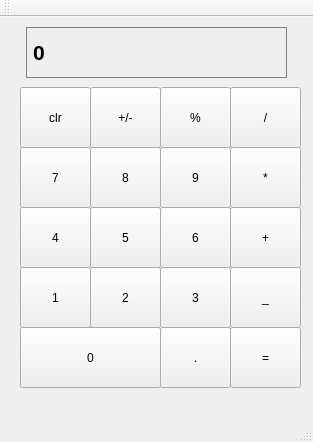
<?xml version="1.0" encoding="UTF-8"?>
<ui version="4.0">
 <class>MainWindow</class>
 <widget class="QMainWindow" name="MainWindow">
  <property name="geometry">
   <rect>
    <x>0</x>
    <y>0</y>
    <width>313</width>
    <height>442</height>
   </rect>
  </property>
  <property name="windowTitle">
   <string>MainWindow</string>
  </property>
  <widget class="QWidget" name="centralWidget">
   <widget class="QPushButton" name="pushButton_clr">
    <property name="geometry">
     <rect>
      <x>20</x>
      <y>70</y>
      <width>71</width>
      <height>61</height>
     </rect>
    </property>
    <property name="text">
     <string>clr</string>
    </property>
   </widget>
   <widget class="QPushButton" name="pushButton_modulus">
    <property name="geometry">
     <rect>
      <x>160</x>
      <y>70</y>
      <width>71</width>
      <height>61</height>
     </rect>
    </property>
    <property name="text">
     <string>%</string>
    </property>
   </widget>
   <widget class="QPushButton" name="pushButton_division">
    <property name="geometry">
     <rect>
      <x>230</x>
      <y>70</y>
      <width>71</width>
      <height>61</height>
     </rect>
    </property>
    <property name="text">
     <string>/</string>
    </property>
   </widget>
   <widget class="QPushButton" name="pushButton_eight">
    <property name="geometry">
     <rect>
      <x>90</x>
      <y>130</y>
      <width>71</width>
      <height>61</height>
     </rect>
    </property>
    <property name="styleSheet">
     <string notr="true">QPushbutton{
border:0px solid gray;
}
QPushButton:pressed
{
background-color: qlineargradient(x1: 0, y1: 0, x2: 0, y2: 1,
                                          stop:0 #dadbde,stop:1#f6f7fa  	);
}</string>
    </property>
    <property name="text">
     <string>8</string>
    </property>
   </widget>
   <widget class="QPushButton" name="pushButton_nine">
    <property name="geometry">
     <rect>
      <x>160</x>
      <y>130</y>
      <width>71</width>
      <height>61</height>
     </rect>
    </property>
    <property name="styleSheet">
     <string notr="true">QPushbutton{
border:0px solid gray;
}
QPushButton:pressed
{
background-color: qlineargradient(x1: 0, y1: 0, x2: 0, y2: 1,
                                          stop:0 #dadbde,stop:1#f6f7fa  	);
}</string>
    </property>
    <property name="text">
     <string>9</string>
    </property>
   </widget>
   <widget class="QPushButton" name="pushbutton_multiplication">
    <property name="geometry">
     <rect>
      <x>230</x>
      <y>130</y>
      <width>71</width>
      <height>61</height>
     </rect>
    </property>
    <property name="text">
     <string>*</string>
    </property>
   </widget>
   <widget class="QPushButton" name="pushButton_seven">
    <property name="geometry">
     <rect>
      <x>20</x>
      <y>130</y>
      <width>71</width>
      <height>61</height>
     </rect>
    </property>
    <property name="styleSheet">
     <string notr="true">QPushbutton{
border:0px solid gray;
}
QPushButton:pressed
{
background-color: qlineargradient(x1: 0, y1: 0, x2: 0, y2: 1,
                                          stop:0 #dadbde,stop:1#f6f7fa  	);
}</string>
    </property>
    <property name="text">
     <string>7</string>
    </property>
   </widget>
   <widget class="QPushButton" name="pushButton_five">
    <property name="geometry">
     <rect>
      <x>90</x>
      <y>190</y>
      <width>71</width>
      <height>61</height>
     </rect>
    </property>
    <property name="styleSheet">
     <string notr="true">QPushbutton{
border:0px solid gray;
}
QPushButton:pressed
{
background-color: qlineargradient(x1: 0, y1: 0, x2: 0, y2: 1,
                                          stop:0 #dadbde,stop:1#f6f7fa  	);
}</string>
    </property>
    <property name="text">
     <string>5</string>
    </property>
   </widget>
   <widget class="QPushButton" name="pushButton_six">
    <property name="geometry">
     <rect>
      <x>160</x>
      <y>190</y>
      <width>71</width>
      <height>61</height>
     </rect>
    </property>
    <property name="styleSheet">
     <string notr="true">QPushbutton{
border:0px solid gray;
}
QPushButton:pressed
{
background-color: qlineargradient(x1: 0, y1: 0, x2: 0, y2: 1,
                                          stop:0 #dadbde,stop:1#f6f7fa  	);
}</string>
    </property>
    <property name="text">
     <string>6</string>
    </property>
   </widget>
   <widget class="QPushButton" name="pushButton_addition">
    <property name="geometry">
     <rect>
      <x>230</x>
      <y>190</y>
      <width>71</width>
      <height>61</height>
     </rect>
    </property>
    <property name="text">
     <string>+</string>
    </property>
   </widget>
   <widget class="QPushButton" name="pushButton_four">
    <property name="geometry">
     <rect>
      <x>20</x>
      <y>190</y>
      <width>71</width>
      <height>61</height>
     </rect>
    </property>
    <property name="styleSheet">
     <string notr="true">QPushbutton{
border:0px solid gray;
}
QPushButton:pressed
{
background-color: qlineargradient(x1: 0, y1: 0, x2: 0, y2: 1,
                                          stop:0 #dadbde,stop:1#f6f7fa  	);
}</string>
    </property>
    <property name="text">
     <string>4</string>
    </property>
   </widget>
   <widget class="QPushButton" name="pushButton_two">
    <property name="geometry">
     <rect>
      <x>90</x>
      <y>250</y>
      <width>71</width>
      <height>61</height>
     </rect>
    </property>
    <property name="styleSheet">
     <string notr="true">QPushbutton{
border:0px solid gray;
}
QPushButton:pressed
{
background-color: qlineargradient(x1: 0, y1: 0, x2: 0, y2: 1,
                                          stop:0 #dadbde,stop:1#f6f7fa  	);
}</string>
    </property>
    <property name="text">
     <string>2</string>
    </property>
   </widget>
   <widget class="QPushButton" name="pushButton_three">
    <property name="geometry">
     <rect>
      <x>160</x>
      <y>250</y>
      <width>71</width>
      <height>61</height>
     </rect>
    </property>
    <property name="styleSheet">
     <string notr="true">QPushbutton{
border:0px solid gray;
}
QPushButton:pressed
{
background-color: qlineargradient(x1: 0, y1: 0, x2: 0, y2: 1,
                                          stop:0 #dadbde,stop:1#f6f7fa  	);
}</string>
    </property>
    <property name="text">
     <string>3</string>
    </property>
   </widget>
   <widget class="QPushButton" name="pushbutton_subtraction">
    <property name="geometry">
     <rect>
      <x>230</x>
      <y>250</y>
      <width>71</width>
      <height>61</height>
     </rect>
    </property>
    <property name="text">
     <string>_</string>
    </property>
   </widget>
   <widget class="QPushButton" name="pushButton_one">
    <property name="geometry">
     <rect>
      <x>20</x>
      <y>250</y>
      <width>71</width>
      <height>61</height>
     </rect>
    </property>
    <property name="styleSheet">
     <string notr="true">QPushbutton{
border:0px solid gray;
}
QPushButton:pressed
{
background-color: qlineargradient(x1: 0, y1: 0, x2: 0, y2: 1,
                                          stop:0 #dadbde,stop:1#f6f7fa  	);
}</string>
    </property>
    <property name="text">
     <string>1</string>
    </property>
   </widget>
   <widget class="QPushButton" name="pushButton_zero">
    <property name="geometry">
     <rect>
      <x>20</x>
      <y>310</y>
      <width>141</width>
      <height>61</height>
     </rect>
    </property>
    <property name="styleSheet">
     <string notr="true">QPushbutton{
border:0px solid gray;
}
QPushButton:pressed
{
background-color: qlineargradient(x1: 0, y1: 0, x2: 0, y2: 1,
                                          stop:0 #dadbde,stop:1#f6f7fa  	);
}</string>
    </property>
    <property name="text">
     <string>0</string>
    </property>
   </widget>
   <widget class="QPushButton" name="pushButton_18">
    <property name="geometry">
     <rect>
      <x>160</x>
      <y>310</y>
      <width>71</width>
      <height>61</height>
     </rect>
    </property>
    <property name="text">
     <string>.</string>
    </property>
   </widget>
   <widget class="QPushButton" name="pushbutton_equals">
    <property name="geometry">
     <rect>
      <x>230</x>
      <y>310</y>
      <width>71</width>
      <height>61</height>
     </rect>
    </property>
    <property name="text">
     <string>=</string>
    </property>
   </widget>
   <widget class="QLabel" name="label">
    <property name="geometry">
     <rect>
      <x>26</x>
      <y>10</y>
      <width>261</width>
      <height>51</height>
     </rect>
    </property>
    <property name="font">
     <font>
      <pointsize>16</pointsize>
      <weight>75</weight>
      <bold>true</bold>
     </font>
    </property>
    <property name="styleSheet">
     <string notr="true">QLabel
{
 qproperty-aligment:'AlignVCentre | AlignRight';
border:1px solid gray;
}</string>
    </property>
    <property name="text">
     <string>0</string>
    </property>
   </widget>
   <widget class="QPushButton" name="pushButton_plusminus">
    <property name="geometry">
     <rect>
      <x>90</x>
      <y>70</y>
      <width>71</width>
      <height>61</height>
     </rect>
    </property>
    <property name="text">
     <string>+/-</string>
    </property>
   </widget>
  </widget>
  <widget class="QMenuBar" name="menuBar">
   <property name="geometry">
    <rect>
     <x>0</x>
     <y>0</y>
     <width>313</width>
     <height>25</height>
    </rect>
   </property>
  </widget>
  <widget class="QToolBar" name="mainToolBar">
   <attribute name="toolBarArea">
    <enum>TopToolBarArea</enum>
   </attribute>
   <attribute name="toolBarBreak">
    <bool>false</bool>
   </attribute>
  </widget>
  <widget class="QStatusBar" name="statusBar"/>
 </widget>
 <layoutdefault spacing="6" margin="11"/>
 <resources/>
 <connections/>
</ui>
